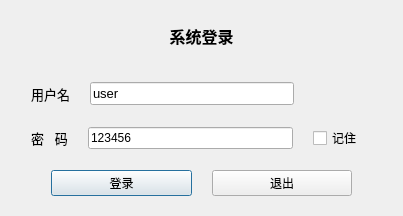
<?xml version="1.0" encoding="UTF-8"?>
<ui version="4.0">
 <class>logindialog</class>
 <widget class="QDialog" name="logindialog">
  <property name="geometry">
   <rect>
    <x>0</x>
    <y>0</y>
    <width>400</width>
    <height>216</height>
   </rect>
  </property>
  <property name="maximumSize">
   <size>
    <width>400</width>
    <height>300</height>
   </size>
  </property>
  <property name="windowTitle">
   <string>系统登录</string>
  </property>
  <property name="sizeGripEnabled">
   <bool>false</bool>
  </property>
  <layout class="QVBoxLayout" name="verticalLayout" stretch="4,2,2,2">
   <property name="spacing">
    <number>20</number>
   </property>
   <property name="bottomMargin">
    <number>20</number>
   </property>
   <item>
    <widget class="QLabel" name="label">
     <property name="minimumSize">
      <size>
       <width>381</width>
       <height>31</height>
      </size>
     </property>
     <property name="font">
      <font>
       <pointsize>12</pointsize>
       <bold>true</bold>
      </font>
     </property>
     <property name="text">
      <string>系统登录</string>
     </property>
     <property name="alignment">
      <set>Qt::AlignCenter</set>
     </property>
    </widget>
   </item>
   <item>
    <layout class="QHBoxLayout" name="horizontalLayout" stretch="1,7,2">
     <property name="spacing">
      <number>20</number>
     </property>
     <property name="leftMargin">
      <number>20</number>
     </property>
     <property name="rightMargin">
      <number>20</number>
     </property>
     <item>
      <widget class="QLabel" name="label_2">
       <property name="font">
        <font>
         <pointsize>10</pointsize>
        </font>
       </property>
       <property name="text">
        <string>用户名</string>
       </property>
      </widget>
     </item>
     <item>
      <widget class="QLineEdit" name="lineEdit_uname">
       <property name="font">
        <font>
         <pointsize>10</pointsize>
        </font>
       </property>
       <property name="text">
        <string>user</string>
       </property>
      </widget>
     </item>
     <item>
      <widget class="QLabel" name="label_4">
       <property name="font">
        <font>
         <pointsize>10</pointsize>
        </font>
       </property>
       <property name="text">
        <string/>
       </property>
      </widget>
     </item>
    </layout>
   </item>
   <item>
    <layout class="QHBoxLayout" name="horizontalLayout_2" stretch="1,7,2">
     <property name="spacing">
      <number>20</number>
     </property>
     <property name="leftMargin">
      <number>20</number>
     </property>
     <property name="rightMargin">
      <number>20</number>
     </property>
     <item>
      <widget class="QLabel" name="label_3">
       <property name="font">
        <font>
         <pointsize>10</pointsize>
        </font>
       </property>
       <property name="text">
        <string>密   码</string>
       </property>
      </widget>
     </item>
     <item>
      <widget class="QLineEdit" name="lineEdit_pwd">
       <property name="text">
        <string>123456</string>
       </property>
      </widget>
     </item>
     <item>
      <widget class="QCheckBox" name="isRemember">
       <property name="text">
        <string>记住</string>
       </property>
      </widget>
     </item>
    </layout>
   </item>
   <item>
    <layout class="QHBoxLayout" name="horizontalLayout_3">
     <item>
      <spacer name="horizontalSpacer">
       <property name="orientation">
        <enum>Qt::Horizontal</enum>
       </property>
       <property name="sizeType">
        <enum>QSizePolicy::Preferred</enum>
       </property>
       <property name="sizeHint" stdset="0">
        <size>
         <width>40</width>
         <height>20</height>
        </size>
       </property>
      </spacer>
     </item>
     <item>
      <widget class="QPushButton" name="pushButton_login">
       <property name="sizePolicy">
        <sizepolicy hsizetype="Preferred" vsizetype="Fixed">
         <horstretch>0</horstretch>
         <verstretch>0</verstretch>
        </sizepolicy>
       </property>
       <property name="text">
        <string>登录</string>
       </property>
      </widget>
     </item>
     <item>
      <widget class="QPushButton" name="pushButton_exit">
       <property name="sizePolicy">
        <sizepolicy hsizetype="Preferred" vsizetype="Fixed">
         <horstretch>0</horstretch>
         <verstretch>0</verstretch>
        </sizepolicy>
       </property>
       <property name="text">
        <string>退出</string>
       </property>
      </widget>
     </item>
     <item>
      <spacer name="horizontalSpacer_2">
       <property name="orientation">
        <enum>Qt::Horizontal</enum>
       </property>
       <property name="sizeType">
        <enum>QSizePolicy::Preferred</enum>
       </property>
       <property name="sizeHint" stdset="0">
        <size>
         <width>40</width>
         <height>20</height>
        </size>
       </property>
      </spacer>
     </item>
    </layout>
   </item>
  </layout>
 </widget>
 <resources/>
 <connections/>
</ui>
